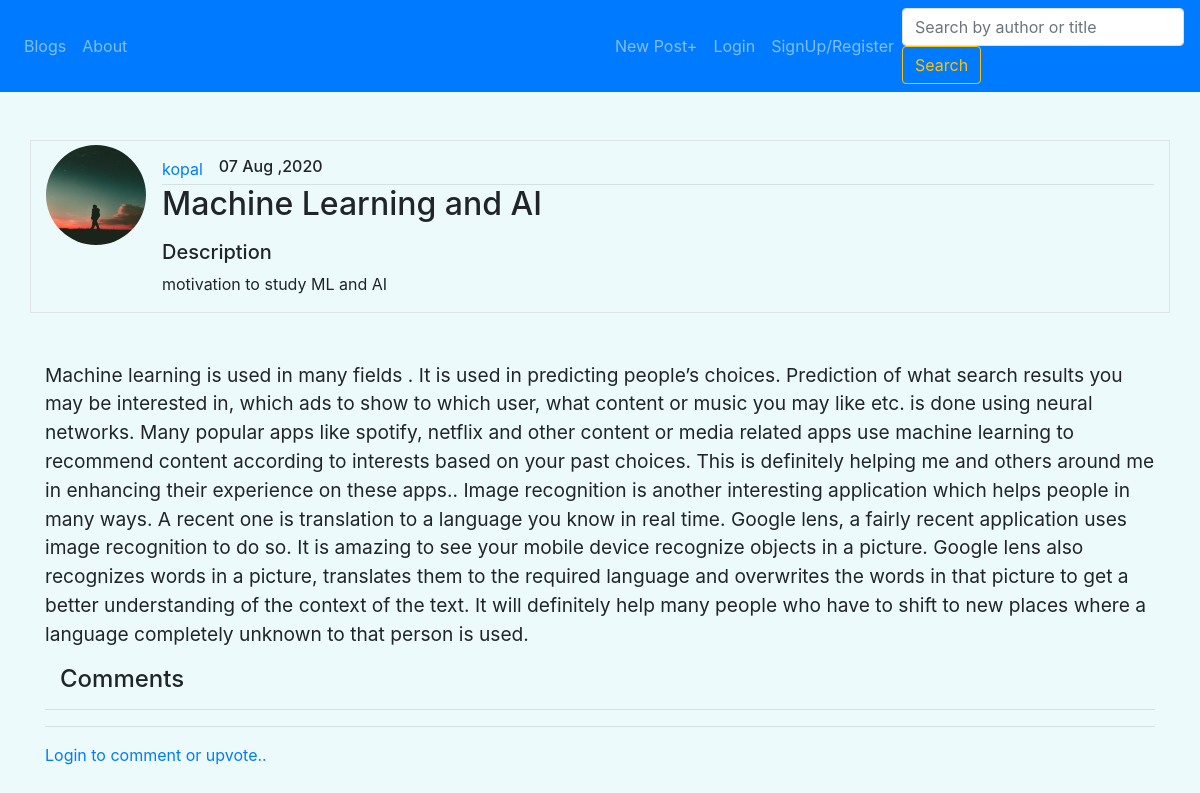
/post/50, run on an earlier commit of the app's database.
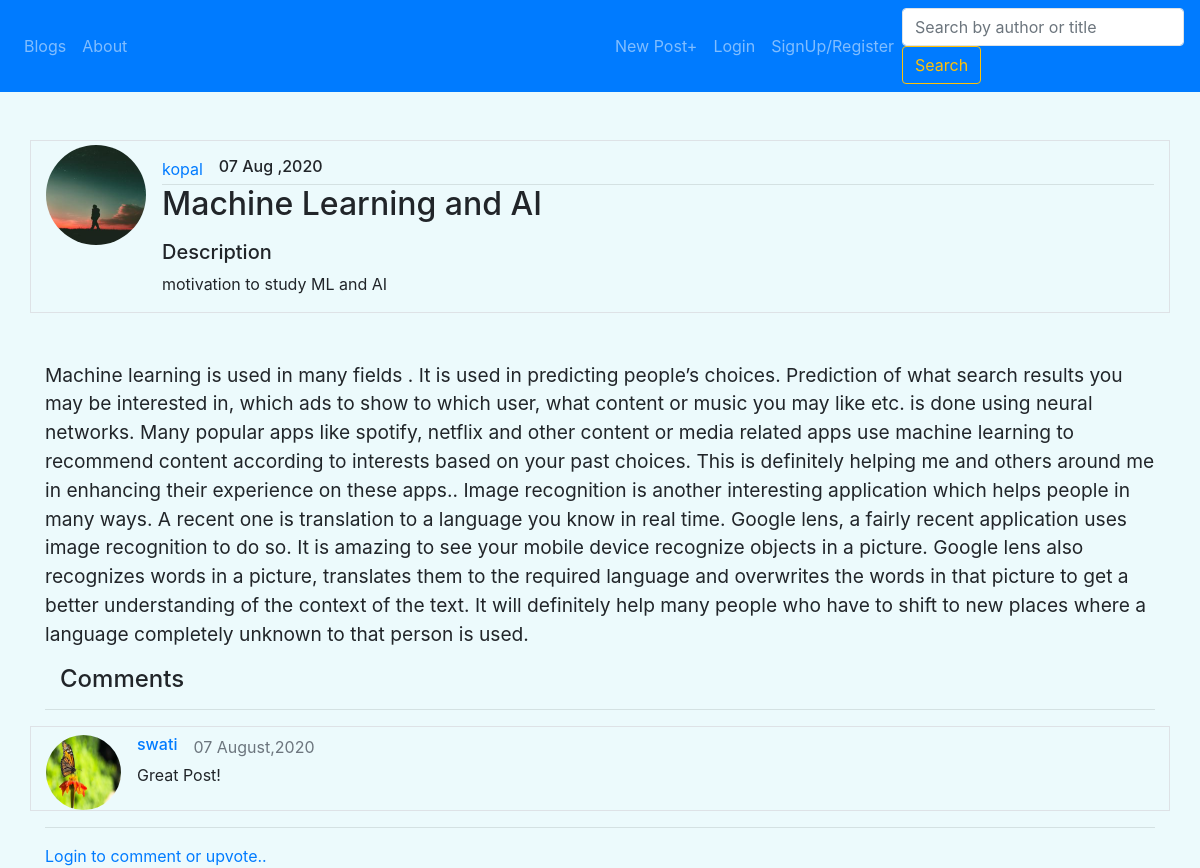
And on a later commit of the database.
### blog/models.py (models this page shows, shortened)
class Comment(models.Model):
    comment = models.CharField(max_length=1000)
    name = models.ForeignKey(User , on_delete=models.CASCADE)
    dated = models.DateTimeField(default = timezone.now)
    post = models.ForeignKey(Post , on_delete=models.CASCADE)
    active = models.BooleanField(default = True)

### Users/models.py (models this page shows, shortened)
class Profile(models.Model):
    user = models.OneToOneField(User , on_delete= models.CASCADE)
    image = models.ImageField(default= 'default.jpg' , upload_to= 'profile_media')

### blog/views.py (the view, shortened to what this page needs)
# urls.py: path("post/<int:pk>",PostDetailView.as_view(), name="post-detail"),
class PostDetailView(DetailView):
    model = Post
    context = {}
    def get_context_data(self, **kwargs):
        post = get_object_or_404(Post , pk = self.kwargs.get('pk'))
        ordering = ['-date_posted']
        comments = Comment.objects.filter(post= post).filter( active=True ).order_by('-dated' ,'-id')
        context = super(PostDetailView, self).get_context_data(**kwargs)
        context['form'] = CreateComment()
        context['comments'] = comments
        context['Upvotes'] = post.vote_set.filter(Like=True).count()
        return context

### blog/forms.py
class CreateComment(forms.ModelForm):
    class Meta:
        model = Comment
        exclude = ['post','name','dated','active']

### blog/templates/blog/post_detail.html
{% extends "blog/base.html" %}
{% load crispy_forms_tags %}
{% block content %}
  <br><br>
     <div class="container media border">
      <img src={{object.author.profile.image.url}} class="mr-3 mt-1 rounded-circle" style="width: 100px; height: 100px; aspect-ratio: 1;" alt="image">
      <div class="media-body">
        <div class = " mt-3" style = "display : flex;">
          <a href = {% url "user-posts" post.author %} class = "mr-3">  {{post.author}}    </a>
          <h6 class = "grey" >{{object.date_posted|date:"d M ,Y"}}  </h6>
        </div>
        <hr class="mt-0 mb-0">
        <h2 class = "text-monospace mt-0">
          {{object.title}}
        </h2>
        {% if object.description  %}
        <p>
            <h5>
                Description
            </h5>
            {{object.description}}
        </p>
        {% endif %}
      </div>
    </div>
    <p class="container mt-5" style="font-size:larger;">
        {{object.content}}
    </p>
    <div class="container">
      <h4 class ="container" >Comments</h4>
      <hr>
    </div>
    {% for comment in comments %}
      <div class="container media border">
        <img src={{comment.name.profile.image.url}} class="mr-3 mt-2 rounded-circle equal"  alt="image">
        <div class="media-body">
          <div class = " mt-2" style = "display : flex;">
            <a href = {% url "user-posts" comment.name.username %} class = "mr-3"> <h6 >  {{comment.name}}    </h6>  </a>
            <span class ='text-muted' > {{ comment.dated|date:"d F,Y" }}  </span>
          </div>
          {{comment.comment}}
      </div>
    </div>
    {% endfor %}
    {% if user.is_authenticated %}
      <footer class='container'>
        {% if request.user == object.author %}
            <p>Upvotes : {{Upvotes}}</p>
            <a href= {% url "post-update" object.id %}><button class="btn btn-primary">Update Post</button></a>
            <a href={% url "post-delete" object.id %}><button class="btn btn-danger">Delete Post</button></a>
          </footer>
        {% else %}
        <a href={% url "upvote" object.id %}> <img src = "../../../media/Upvote.png" width=30px height=30px> </a>
        {{Upvotes}}
      </footer>
        {% endif %}
      <br>
      <form method='POST' class="container">
        {% csrf_token %}
          <fieldset >
              <legend class="text-muted">leave a comment..</legend>
                  {{ form|crispy}}
          </fieldset>
        <button type="submit" class="btn btn-outline-primary">Post</button>
      </form>
    {% else %}
      <div class= "container">
        <hr>
        <a href={% url "cpost-detail" post.id %}>Login to comment or upvote..</a>
      </div>
    {% endif %}
{% endblock content %}

What changed in the data, as far as the page shows it:
added Comment: name.profile.image (picture), name "swati", dated "07 August,2020", comment "Great Post!"
